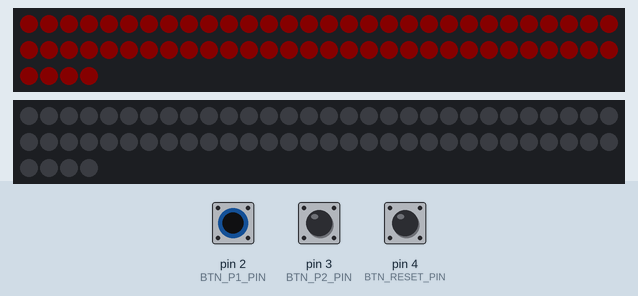
Recording of a sketch running on a simulated Arduino Uno, built with avr-gcc and run on an emulated ATmega328P. Parts: 2 × 64 RGB LEDs in strip order, left to right, continuing on the next row. The inputs (shaded band) are chosen by the test bench; at power-on: pin 4 (BTN_RESET_PIN) HIGH, pin 2 (BTN_P1_PIN) HIGH, pin 3 (BTN_P2_PIN) HIGH. Dim RGB values are drawn brighter than linear; random numbers use the default seed unless the sketch sets one; what the sketch prints to the serial monitor is not drawn.

1.3 s: pin 4 (BTN_RESET_PIN) pulled LOW for 3.2 s
6.0 s: pin 2 (BTN_P1_PIN) pulled LOW for 1 s
Above: at 6.0 s.
7.6 s: pin 4 (BTN_RESET_PIN) pulled LOW for 0.15 s
8.3 s: pin 2 (BTN_P1_PIN) pulled LOW for 0.15 s
9.0 s: pin 3 (BTN_P2_PIN) pulled LOW for 0.15 s
9.7 s: pin 2 (BTN_P1_PIN) pulled LOW for 0.15 s
Timing chart, 0 to 11.4 s (numbered marks = the images above; inputs shaded):
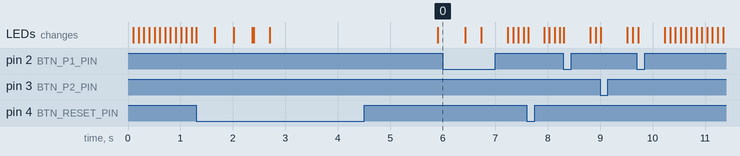

The sketch:

final_21102025.ino
```cpp
#include <FastLED.h>

#define LEDS_P1_PIN 6     // Jogador 1
#define LEDS_P2_PIN 7     // Jogador 2
#define BTN_P1_PIN 2
#define BTN_P2_PIN 3
#define BTN_RESET_PIN 4

#define LED_COUNT 64
#define BOARD_SIZE 8

CRGB ledsP1[LED_COUNT];
CRGB ledsP2[LED_COUNT];

// Cores
#define COLOR_HIT         CRGB::Red
#define COLOR_MISS        CRGB::Blue
#define COLOR_CLEAR       CRGB::Black

// CORES PARA O TABULEIRO
#define COLOR_SHIP        CRGB(0, 50, 0)
#define COLOR_DAMAGE_OWN  CRGB::Yellow
#define COLOR_CURSOR      CRGB::White

// Vitória e Derrota
#define COLOR_WIN_BG   CRGB::Green
#define COLOR_LOSE_BG  CRGB::Red


// VARIÁVEIS

byte boardP1[BOARD_SIZE][BOARD_SIZE];
byte boardP2[BOARD_SIZE][BOARD_SIZE];

bool player1Turn = true;
bool gameOver = false;
int shipsP1 = 15; // 2x1 + 5x2 + 1x3 = 15
int shipsP2 = 15; // 2x1 + 5x2 + 1x3 = 15

long lastButtonTime = 0;
const long debounceDelay = 200;

const int SHIP_SIZES[] = {1, 1, 2, 2, 2, 2, 2, 3}; // 8 Navios (2x1, 5x2, 1x3)


// VARIÁVEIS DE CONTROLE DO CURSOR (Máquina de estados removida)

int currentX = 0;
int currentY = 0;
const int CURSOR_DELAY = 100;
long lastCursorMove = 0;


// FUNÇÕES AUXILIARES

int xyToIndex(int x, int y) {
  if (y % 2 == 0) {
    return y * BOARD_SIZE + x;
  } else {
    return y * BOARD_SIZE + (BOARD_SIZE - 1 - x);
  }
}


// FUNÇÃO DE POSICIONAMENTO DE NAVIOS

bool isPlacementValid(byte board[BOARD_SIZE][BOARD_SIZE], int x, int y, int size, bool horizontal) {
  for (int i = 0; i < size; i++) {
    int checkX = x + (horizontal ? i : 0);
    int checkY = y + (horizontal ? 0 : i);
    if (checkX >= BOARD_SIZE || checkY >= BOARD_SIZE) return false;
    if (board[checkY][checkX] == 3) return false;
  }

  for (int i = 0; i < size; i++) {
    int shipX = x + (horizontal ? i : 0);
    int shipY = y + (horizontal ? 0 : i);

    for (int dy = -1; dy <= 1; dy++) {
      for (int dx = -1; dx <= 1; dx++) {
        int neighborX = shipX + dx;
        int neighborY = shipY + dy;

        if (neighborX >= 0 && neighborX < BOARD_SIZE &&
            neighborY >= 0 && neighborY < BOARD_SIZE) {

            if (board[neighborY][neighborX] == 3) {
                bool isCurrentSegment = (neighborX == shipX && neighborY == shipY);
                if (!isCurrentSegment) return false;
            }
        }
      }
    }
  }
  return true;
}

void placeShips(byte board[BOARD_SIZE][BOARD_SIZE], const int *shipSizes, size_t numShips) {
  for (int i = 0; i < BOARD_SIZE; i++)
    for (int j = 0; j < BOARD_SIZE; j++)
      board[i][j] = 0;

  for (size_t i = 0; i < numShips; i++) {
    int size = shipSizes[i];
    bool placed = false;
    int attempts = 0;

    while (!placed && attempts < 10000) {
      int x = random(0, BOARD_SIZE);
      int y = random(0, BOARD_SIZE);
      bool horizontal = random(0, 2) == 0;

      if (isPlacementValid(board, x, y, size, horizontal)) {
        for (int j = 0; j < size; j++) {
          int placeX = x + (horizontal ? j : 0);
          int placeY = y + (horizontal ? 0 : j);
          board[placeY][placeX] = 3;
        }
        placed = true;
      }
      attempts++;
    }

    if (attempts >= 10000) {
      Serial.println("ERRO: Nao foi possivel colocar todos os navios separados. Reiniciando...");
      i = -1;
      fill_solid(ledsP1, LED_COUNT, CRGB::Red); FastLED.show(); delay(500);
      fill_solid(ledsP1, LED_COUNT, COLOR_CLEAR); FastLED.show();
      for (int r = 0; r < BOARD_SIZE; r++)
          for (int c = 0; c < BOARD_SIZE; c++)
              board[r][c] = 0;
    }
  }
}


// FUNÇÕES DE DESENHO

void drawRadar(CRGB *leds, byte targetBoard[BOARD_SIZE][BOARD_SIZE]) {
  for (int y = 0; y < BOARD_SIZE; y++) {
    for (int x = 0; x < BOARD_SIZE; x++) {
      int index = xyToIndex(x, y);
      if (targetBoard[y][x] == 1) leds[index] = COLOR_HIT;
      else if (targetBoard[y][x] == 2) leds[index] = COLOR_MISS;
      else leds[index] = COLOR_CLEAR;
    }
  }
}


// FUNÇÕES DE JOGO

void fireShot(byte target[BOARD_SIZE][BOARD_SIZE], int &ships, int player, int x, int y) {

  Serial.print("P"); Serial.print(player);
  Serial.print(" atirou em ("); Serial.print(x); Serial.print(", "); Serial.print(y); Serial.print(") -> ");

  CRGB* activeLeds = player ? ledsP1 : ledsP2;

  // Verifica se já atirou nessa posição
  if (target[y][x] == 1 || target[y][x] == 2) {
      Serial.println("ERRO: Tiro ja foi disparado nesta coordenada.");
      return;
  }

  // Tenta acertar o navio
  if (target[y][x] == 3) {
    target[y][x] = 1; // Navio atingido
    ships--;
    Serial.println("ACERTOU UM NAVIO! Pontos restantes: " + String(ships));
    activeLeds[xyToIndex(x,y)] = COLOR_HIT; // Mostra o acerto temporariamente
  } else {
    target[y][x] = 2; // Água atingida
    Serial.println("Água!");
    activeLeds[xyToIndex(x,y)] = COLOR_MISS; // Mostra o erro temporariamente
  }

  // Exibe o resultado do tiro por um momento
  FastLED.show();
  delay(500); // 0.5 segundo para ver o resultado

  // Passa a vez e reseta o cursor
  player1Turn = !player1Turn;
  currentX = 0;
  currentY = 0;
}

void resetGame() {
  fill_solid(ledsP1, LED_COUNT, COLOR_CLEAR);
  fill_solid(ledsP2, LED_COUNT, COLOR_CLEAR);
  FastLED.show();

  shipsP1 = 15;
  shipsP2 = 15;
  gameOver = false;
  player1Turn = true;
  currentX = 0;
  currentY = 0;

  size_t numShips = sizeof(SHIP_SIZES) / sizeof(SHIP_SIZES[0]);
  placeShips(boardP1, SHIP_SIZES, numShips);
  placeShips(boardP2, SHIP_SIZES, numShips);
  Serial.println("=== Novo jogo iniciado (Pontos: P1=" + String(shipsP1) + ", P2=" + String(shipsP2) + ") ===");
}


// SETUP E LOOP

void setup() {
  Serial.begin(9600);
  randomSeed(analogRead(A0));

  FastLED.addLeds<WS2812B, LEDS_P1_PIN, GRB>(ledsP1, LED_COUNT);
  FastLED.addLeds<WS2812B, LEDS_P2_PIN, GRB>(ledsP2, LED_COUNT);

  FastLED.setBrightness(8);

  pinMode(BTN_P1_PIN, INPUT_PULLUP);
  pinMode(BTN_P2_PIN, INPUT_PULLUP);
  pinMode(BTN_RESET_PIN, INPUT_PULLUP);

  resetGame();
}

void loop() {
  if (digitalRead(BTN_RESET_PIN) == LOW) {
    resetGame();
    delay(300);
  }

  if (gameOver) return;

  CRGB* activeLeds = player1Turn ? ledsP1 : ledsP2;
  byte (*targetBoard)[BOARD_SIZE] = player1Turn ? boardP2 : boardP1;


  if (millis() - lastCursorMove >= CURSOR_DELAY) {

    currentX++;
    if (currentX >= BOARD_SIZE) {
      currentX = 0;
      currentY++;
      if (currentY >= BOARD_SIZE) {
        currentY = 0;
      }
    }
    lastCursorMove = millis();
  }

   if (millis() - lastButtonTime > debounceDelay) {

    if (player1Turn && digitalRead(BTN_P1_PIN) == LOW) {
      fireShot(boardP2, shipsP2, 1, currentX, currentY);
      lastButtonTime = millis();

    } else if (!player1Turn && digitalRead(BTN_P2_PIN) == LOW) {
      fireShot(boardP1, shipsP1, 2, currentX, currentY);
      lastButtonTime = millis();
    }
  }

  drawRadar(activeLeds, targetBoard);


  activeLeds[xyToIndex(currentX, currentY)] = COLOR_CURSOR;

  FastLED.show();


  if (shipsP1 <= 0 || shipsP2 <= 0) {
    gameOver = true;

    if (shipsP2 <= 0) {
      fill_solid(ledsP1, LED_COUNT, COLOR_WIN_BG);  // Verde
      fill_solid(ledsP2, LED_COUNT, COLOR_LOSE_BG); // Vermelho
    } else {
      fill_solid(ledsP1, LED_COUNT, COLOR_LOSE_BG); // Vermelho
      fill_solid(ledsP2, LED_COUNT, COLOR_WIN_BG);  // Verde
    }
    FastLED.show();
  }
}
```
